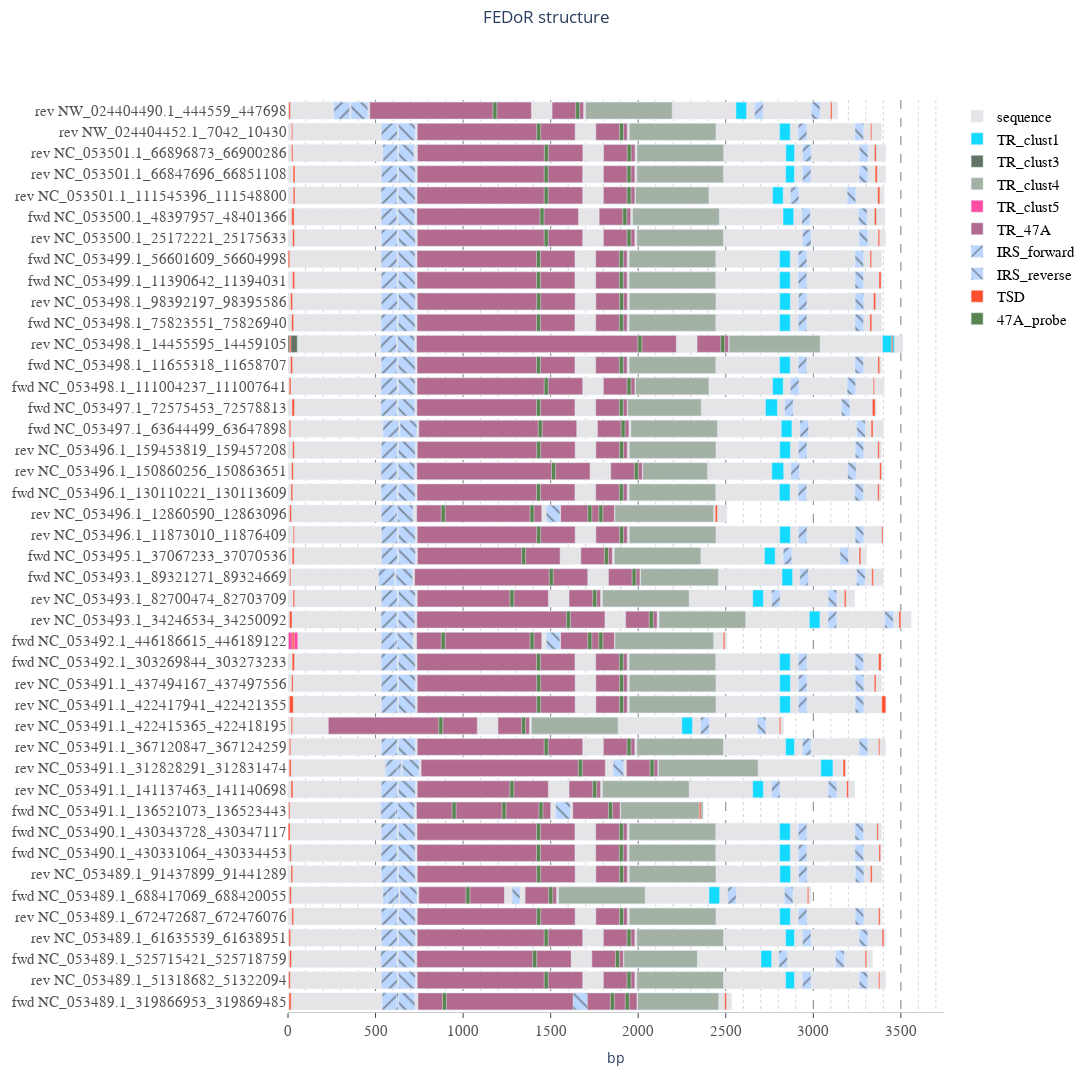

The cell this chart's notebook holds for it:
### Code cell
title_text = "FEDoR"
fig = go.Figure()

#making our sequences
probe_values = [x for x in length.values()]
names = [new_names[x] for x in length.keys()]

fig.add_trace(
    go.Bar(
        base=[0],
        x=probe_values,
        y=names,
        orientation="h",
        name='sequence',
        marker_color="#E5E5E7",
    )
)
fig.update_layout(barmode="overlay")
fig.update_layout(
    title={
        "text": "FEDoR structure",
        "y": 0.99,
        "x": 0.5,
        "xanchor": "center",
        "yanchor": "top",
    },
    xaxis_title="bp",
    #yaxis_title='Chromosome',
)

fig.update_layout(
    xaxis=dict(
        automargin=True,
        showline=True,
        showgrid=True,
        showticklabels=True,
        linecolor="rgb(204, 204, 204)",
        linewidth=1,
        ticks="outside",
        rangemode="nonnegative",
        tickfont=dict(
            family="Arial",
            size=15,
            color="rgb(82, 82, 82)",
        ),
    ),
    # Turn off everything on y axis
    yaxis=dict(
        showgrid=False,
        zeroline=False,
        showline=False,
        showticklabels=True,
        ticklabelstep=1,
        tickwidth=15,
        tickfont=dict(
            family="Arial",
            size=15,
            color="rgb(82, 82, 82)",
        ),
    ),
    width=1400,
    height=2500,
    margin=dict(
        autoexpand=True,
        # l=150,
        # r=20,
        # t=110,
    ),
    showlegend=True,
    plot_bgcolor="white",
)

fig.update_layout(legend=dict(font=dict(family="Arial", size=15, color="black")))
fig.update_xaxes(gridcolor='grey', griddash='dash', minor_griddash="dot")
#fig.update_yaxes(tickvals=8)
#fig.update_yaxes(ticklabelstep=1)

for repeat in color_map.keys():
    probe_values = []
    names = []
    
    for key, value in tr_clusted.items():
        for i in value:
            if i[0] ==repeat:
                probe_values.append(i)
                names.append(new_names[key])    
    if names:
        fig.add_trace(
            go.Bar(
                base=[x[1] for x in probe_values],
                x=[x[2] - x[1] for x in probe_values],
                y=names,
                orientation="h",
                name=f'TR_{repeat}',
                #marker_pattern_shape="\\",
                marker_color=color_map[repeat],
            )
        )
    
probe_values = []
names = []

for key, value in irf_results.items():
    for probe in value:
        probe_values.append(probe[1])
        names.append(new_names[key])
fig.add_trace(
    go.Bar(
        base=[x[0] for x in probe_values],
        x=[x[1]-x[0] for x in probe_values],
        y=names,
        orientation="h",
        name='IRS_forward',
        marker_pattern_shape="/",
        marker_color="#BCD7FF"
    )
)

probe_values = []
names = []

for key, value in irf_results.items():
    for probe in value:
        probe_values.append(probe[2])
        names.append(new_names[key])
fig.add_trace(
    go.Bar(
        base=[x[0] for x in probe_values],
        x=[x[1]-x[0] for x in probe_values],
        y=names,
        orientation="h",
        name='IRS_reverse',
        marker_pattern_shape="\\",
        marker_color="#BCD7FF",
    )
)

probe_values = []
names = []

for key, value in tsd.items():
    probe_values.append(value[1])
    names.append(new_names[key])
    probe_values.append(value[2])
    names.append(new_names[key])
    
fig.add_trace(
    go.Bar(
        base=[x[0] for x in probe_values],
        x=[x[1]-x[0] for x in probe_values],
        y=names,
        orientation="h",
        name='TSD',
        #marker_pattern_shape="\\",
        marker_color="#FF4F2E",
    )
)

probe_values = []
names = []

for key, value in probe47A.items():
    for probe in value:
        probe_values.append(probe)
        names.append(new_names[key])
fig.add_trace(
    go.Bar(
        base=[x[0] for x in probe_values],
        x=[x[1]-x[0] for x in probe_values],
        y=names,
        orientation="h",
        name='47A_probe',
        #marker_pattern_shape="\\",
        marker_color="#588550",
    )
)

output_file_name = title_text + ".jpg"
fig.write_image(output_file_name, format='jpg')
fig.show()
